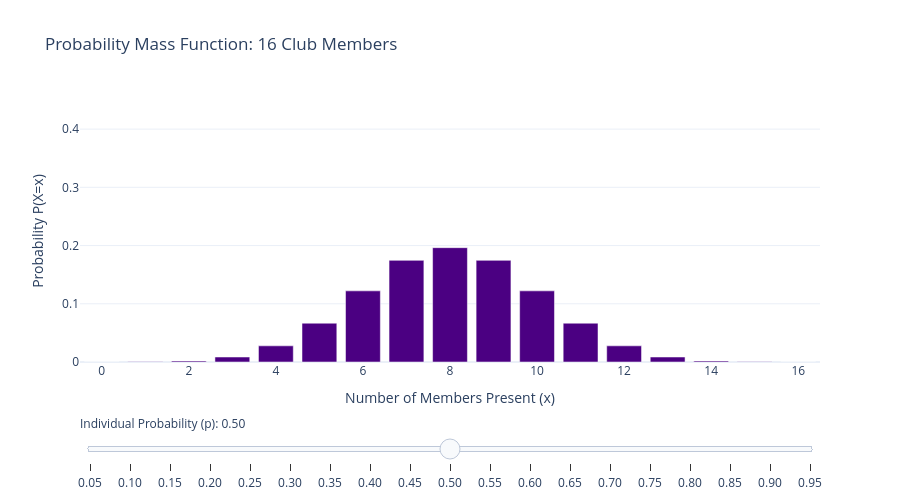

The notebook cell this image was saved under:
### Markdown cell above
---
## 💡 Optional Visual Aid: The Binomial Probability Mass Function

*Note: This section is purely an interactive visualization to help you build intuition!*

In the lecture, we looked at a club with 16 members, asking how many will be present at a meeting. Intuitively, if the probability of each person attending is $p=0.5$, we expect the peak to be around 8 people.

Run the cell below to load an interactive Plotly chart. Drag the slider to change $p$ (the probability of an individual attending) and watch how the entire Probability Mass Function shifts in response!

### Code cell
import numpy as np
import plotly.graph_objects as go
from scipy.special import comb

n_members = 2**4
x_vals = np.arange(0, n_members + 1)


# Function to calculate Binomial PMF: 16Cr * p^r * (1-p)^(16-r)
def calc_pmf(p):
    return comb(n_members, x_vals) * (p**x_vals) * ((1 - p) ** (n_members - x_vals))


# Initialize figure with p = 0.5
fig = go.Figure()
fig.add_trace(go.Bar(x=x_vals, y=calc_pmf(0.5), marker_color="indigo"))

# Create slider steps for p ranging from 0.05 to 0.95
steps = []
probabilities = np.arange(0.05, 1.0, 0.05)

for p in probabilities:
    step = dict(method="update", args=[{"y": [calc_pmf(p)]}], label=f"{p:.2f}")
    steps.append(step)

sliders = [
    dict(
        active=9,  # Index for p=0.5
        currentvalue={"prefix": "Individual Probability (p): "},
        pad={"t": 50},
        steps=steps,
    )
]

fig.update_layout(
    title="Probability Mass Function: 16 Club Members",
    xaxis_title="Number of Members Present (x)",
    yaxis_title="Probability P(X=x)",
    yaxis=dict(range=[0, 0.45]),  # Lock Y axis so it doesn't jump around
    sliders=sliders,
    template="plotly_white",
    height=500,
)

fig.show()

### Figure 1 — Plotly figure (JSON) as saved in the notebook; plotly's stock layout.template omitted (floating-point values rounded to 4 significant figures)
{"data": [{"marker": {"color": "indigo"}, "type": "bar", "x": [0, 1, 2, 3, 4, 5, 6, 7, 8, 9, 10, 11, 12, 13, 14, 15, 16], "y": [1.526e-05, 0.0002441, 0.001831, 0.008545, 0.02777, 0.06665, 0.1222, 0.1746, 0.1964, 0.1746, 0.1222, 0.06665, 0.02777, 0.008545, 0.001831, 0.0002441, 1.526e-05]}], "layout": {"height": 500, "sliders": [{"active": 9, "currentvalue": {"prefix": "Individual Probability (p): "}, "pad": {"t": 50}, "steps": [{"args": [{"y": [[0.4401, 0.3706, 0.1463, 0.03593, 0.006147, 0.0007764, 7.492e-05, 5.633e-06, 3.335e-07, 1.56e-08, 5.749e-10, 1.65e-11, 3.619e-13, 5.861e-15, 6.61e-17, 4.639e-19, 1.526e-21]]}], "label": "0.05", "method": "update"}, {"args": [{"y": [[0.1853, 0.3294, 0.2745, 0.1423, 0.0514, 0.01371, 0.002792, 0.0004432, 5.54e-05, 5.472e-06, 4.256e-07, 2.579e-08, 1.194e-09, 4.082e-11, 9.72e-13, 1.44e-14, 1e-16]]}], "label": "0.10", "method": "update"}, {"args": [{"y": [[0.07425, 0.2097, 0.2775, 0.2285, 0.1311, 0.05551, 0.01796, 0.004527, 0.0008988, 0.000141, 1.742e-05, 1.676e-06, 1.233e-07, 6.693e-09, 2.531e-10, 5.955e-12, 6.568e-14]]}], "label": "0.15", "method": "update"}, {"args": [{"y": [[0.02815, 0.1126, 0.2111, 0.2463, 0.2001, 0.1201, 0.05503, 0.01965, 0.005528, 0.001228, 0.000215, 2.931e-05, 3.053e-06, 2.349e-07, 1.258e-08, 4.194e-10, 6.554e-12]]}], "label": "0.20", "method": "update"}, {"args": [{"y": [[0.01002, 0.05345, 0.1336, 0.2079, 0.2252, 0.1802, 0.1101, 0.05243, 0.01966, 0.005825, 0.001359, 0.0002471, 3.432e-05, 3.52e-06, 2.515e-07, 1.118e-08, 2.328e-10]]}], "label": "0.25", "method": "update"}, {"args": [{"y": [[0.003323, 0.02279, 0.07325, 0.1465, 0.204, 0.2099, 0.1649, 0.101, 0.04868, 0.01854, 0.005563, 0.0013, 0.0002322, 3.062e-05, 2.812e-06, 1.607e-07, 4.305e-09]]}], "label": "0.30", "method": "update"}, {"args": [{"y": [[0.001015, 0.008748, 0.03533, 0.08877, 0.1553, 0.2008, 0.1982, 0.1524, 0.09235, 0.0442, 0.01666, 0.004893, 0.001098, 0.0001819, 2.099e-05, 1.507e-06, 5.071e-08]]}], "label": "0.35", "method": "update"}, {"args": [{"y": [[0.0002821, 0.003009, 0.01505, 0.04681, 0.1014, 0.1623, 0.1983, 0.1889, 0.1417, 0.08395, 0.03918, 0.01425, 0.003957, 0.0008117, 0.000116, 1.031e-05, 4.295e-07]]}], "label": "0.40", "method": "update"}, {"args": [{"y": [[7.011e-05, 0.0009179, 0.005632, 0.02151, 0.05718, 0.1123, 0.1684, 0.1969, 0.1812, 0.1318, 0.07548, 0.03368, 0.01148, 0.002891, 0.0005069, 5.529e-05, 2.827e-06]]}], "label": "0.45", "method": "update"}, {"args": [{"y": [[1.526e-05, 0.0002441, 0.001831, 0.008545, 0.02777, 0.06665, 0.1222, 0.1746, 0.1964, 0.1746, 0.1222, 0.06665, 0.02777, 0.008545, 0.001831, 0.0002441, 1.526e-05]]}], "label": "0.50", "method": "update"}, {"args": [{"y": [[2.827e-06, 5.529e-05, 0.0005069, 0.002891, 0.01148, 0.03368, 0.07548, 0.1318, 0.1812, 0.1969, 0.1684, 0.1123, 0.05718, 0.02151, 0.005632, 0.0009179, 7.011e-05]]}], "label": "0.55", "method": "update"}, {"args": [{"y": [[4.295e-07, 1.031e-05, 0.000116, 0.0008117, 0.003957, 0.01425, 0.03918, 0.08395, 0.1417, 0.1889, 0.1983, 0.1623, 0.1014, 0.04681, 0.01505, 0.003009, 0.0002821]]}], "label": "0.60", "method": "update"}, {"args": [{"y": [[5.071e-08, 1.507e-06, 2.099e-05, 0.0001819, 0.001098, 0.004893, 0.01666, 0.0442, 0.09235, 0.1524, 0.1982, 0.2008, 0.1553, 0.08877, 0.03533, 0.008748, 0.001015]]}], "label": "0.65", "method": "update"}, {"args": [{"y": [[4.305e-09, 1.607e-07, 2.812e-06, 3.062e-05, 0.0002322, 0.0013, 0.005563, 0.01854, 0.04868, 0.101, 0.1649, 0.2099, 0.204, 0.1465, 0.07325, 0.02279, 0.003323]]}], "label": "0.70", "method": "update"}, {"args": [{"y": [[2.328e-10, 1.118e-08, 2.515e-07, 3.52e-06, 3.432e-05, 0.0002471, 0.001359, 0.005825, 0.01966, 0.05243, 0.1101, 0.1802, 0.2252, 0.2079, 0.1336, 0.05345, 0.01002]]}], "label": "0.75", "method": "update"}, {"args": [{"y": [[6.554e-12, 4.194e-10, 1.258e-08, 2.349e-07, 3.053e-06, 2.931e-05, 0.000215, 0.001228, 0.005528, 0.01965, 0.05503, 0.1201, 0.2001, 0.2463, 0.2111, 0.1126, 0.02815]]}], "label": "0.80", "method": "update"}, {"args": [{"y": [[6.568e-14, 5.955e-12, 2.531e-10, 6.693e-09, 1.233e-07, 1.676e-06, 1.742e-05, 0.000141, 0.0008988, 0.004527, 0.01796, 0.05551, 0.1311, 0.2285, 0.2775, 0.2097, 0.07425]]}], "label": "0.85", "method": "update"}, {"args": [{"y": [[1e-16, 1.44e-14, 9.72e-13, 4.082e-11, 1.194e-09, 2.579e-08, 4.256e-07, 5.472e-06, 5.54e-05, 0.0004432, 0.002792, 0.01371, 0.0514, 0.1423, 0.2745, 0.3294, 0.1853]]}], "label": "0.90", "method": "update"}, {"args": [{"y": [[1.526e-21, 4.639e-19, 6.61e-17, 5.861e-15, 3.619e-13, 1.65e-11, 5.749e-10, 1.56e-08, 3.335e-07, 5.633e-06, 7.492e-05, 0.0007764, 0.006147, 0.03593, 0.1463, 0.3706, 0.4401]]}], "label": "0.95", "method": "update"}]}], "title": {"text": "Probability Mass Function: 16 Club Members"}, "xaxis": {"title": {"text": "Number of Members Present (x)"}}, "yaxis": {"range": [0, 0.45], "title": {"text": "Probability P(X=x)"}}}}
